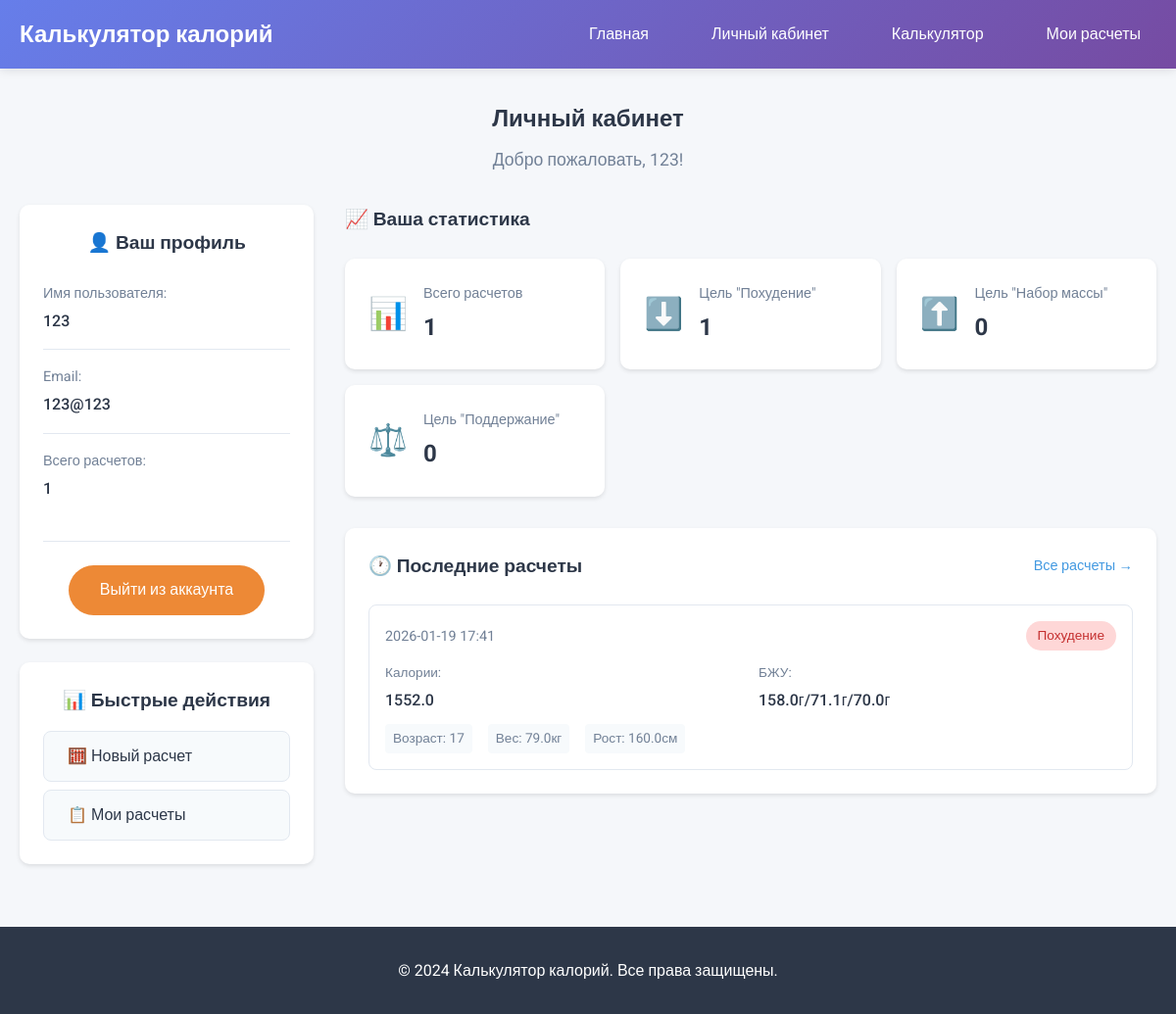
The app's page /dashboard (signed in) with its own data.
### tables this page shows
CREATE TABLE calculations (
            id INTEGER PRIMARY KEY AUTOINCREMENT,
            user_id INTEGER NOT NULL,
            timestamp DATETIME DEFAULT CURRENT_TIMESTAMP,
            gender TEXT NOT NULL,
            age INTEGER NOT NULL,
            weight REAL NOT NULL,
            height REAL NOT NULL,
            goal TEXT NOT NULL,
            activity TEXT NOT NULL,
            bmr REAL NOT NULL,
            tdee REAL NOT NULL,
            target_calories REAL NOT NULL,
            protein_g REAL NOT NULL,
            fat_g REAL NOT NULL,
            carbs_g REAL NOT NULL,
            protein_percent REAL NOT NULL,
            fat_percent REAL NOT NULL,
            carbs_percent REAL NOT NULL,
            FOREIGN KEY (user_id) REFERENCES users (id)
        );

### app.py (the view)
@app.route('/dashboard')
@login_required
def dashboard():
    user = session['user']
    calculations = CalorieCalculator.get_user_calculations(user['id'])
    return render_template('dashboard.html', calculations=calculations)

### app.py (called while the page is built)
@app.context_processor
def inject_user():
    user = None
    if 'user' in session:
        user = session['user']
    return dict(user=user)

def login_required(f):
    from functools import wraps
    @wraps(f)
    def decorated_function(*args, **kwargs):
        if 'user' not in session:
            flash('Пожалуйста, войдите в систему для доступа к этой странице', 'warning')
            return redirect(url_for('login'))
        return f(*args, **kwargs)
    return decorated_function

### database.py (called while the page is built)
def get_db_connection():
    conn = sqlite3.connect('data/calories.db')
    conn.row_factory = sqlite3.Row
    return conn

### models.py (called while the page is built)
    @staticmethod
    def get_user_calculations(user_id):
        conn = get_db_connection()
        cursor = conn.cursor()
        cursor.execute('''
            SELECT * FROM calculations
            WHERE user_id = ?
            ORDER BY timestamp DESC
        ''', (user_id,))
        calculations = cursor.fetchall()
        conn.close()
        return calculations

### templates/dashboard.html (shortened to what this page needs)
{% extends "base.html" %}
{% block content %}
<div class="dashboard-container">
    <div class="dashboard-header">
        <h2>Личный кабинет</h2>
        <p class="welcome-text">Добро пожаловать, {{ user.username }}!</p>
    </div>
    <div class="dashboard-grid">
        <div class="dashboard-sidebar">
            <div class="user-info-card">
                <h3>👤 Ваш профиль</h3>
                <div class="user-details">
                    <div class="detail-item">
                        <span class="label">Имя пользователя:</span>
                        <span class="value">{{ user.username }}</span>
                    </div>
                    {% if user.email %}
                    <div class="detail-item">
                        <span class="label">Email:</span>
                        <span class="value">{{ user.email }}</span>
                    </div>
                    {% endif %}
                    <div class="detail-item">
                        <span class="label">Всего расчетов:</span>
                        <span class="value">{{ calculations|length }}</span>
                    </div>
                </div>
                <div class="logout-section">
                    <a href="{{ url_for('logout') }}" class="btn btn-warning">Выйти из аккаунта</a>
                </div>
            </div>
            <div class="quick-actions">
                <h3>📊 Быстрые действия</h3>
                <a href="{{ url_for('calculate') }}" class="btn-action">
                    <span>🧮 Новый расчет</span>
                </a>
                <a href="{{ url_for('history') }}" class="btn-action">
                    <span>📋 Мои расчеты</span>
                </a>
            </div>
        </div>
        <div class="dashboard-main">
            <div class="stats-section">
                <h3>📈 Ваша статистика</h3>
                <div class="stats-grid">
                    <div class="stat-card">
                        <div class="stat-icon">📊</div>
                        <div class="stat-content">
                            <span class="stat-label">Всего расчетов</span>
                            <span class="stat-value">{{ calculations|length }}</span>
                        </div>
                    </div>
                    {% if calculations %}
                    {% set loss_count = calculations|selectattr('goal', 'equalto', 'loss')|list|length %}
                    {% set gain_count = calculations|selectattr('goal', 'equalto', 'gain')|list|length %}
                    {% set maint_count = calculations|selectattr('goal', 'equalto', 'maintenance')|list|length %}
                    <div class="stat-card">
                        <div class="stat-icon">⬇️</div>
                        <div class="stat-content">
                            <span class="stat-label">Цель "Похудение"</span>
                            <span class="stat-value">{{ loss_count }}</span>
                        </div>
                    </div>
                    <div class="stat-card">
                        <div class="stat-icon">⬆️</div>
                        <div class="stat-content">
                            <span class="stat-label">Цель "Набор массы"</span>
                            <span class="stat-value">{{ gain_count }}</span>
                        </div>
                    </div>
                    <div class="stat-card">
                        <div class="stat-icon">⚖️</div>
                        <div class="stat-content">
                            <span class="stat-label">Цель "Поддержание"</span>
                            <span class="stat-value">{{ maint_count }}</span>
                        </div>
                    </div>
                    {% endif %}
                </div>
            </div>
            {% if calculations %}
            <div class="recent-calculations">
                <div class="section-header">
                    <h3>🕐 Последние расчеты</h3>
                    <a href="{{ url_for('history') }}" class="view-all">Все расчеты →</a>
                </div>
                <div class="calculations-list">
                    {% for calc in calculations[:5] %}
                    <div class="calculation-item">
                        <div class="calc-header">
                            <span class="calc-date">{{ calc.timestamp[:16] }}</span>
                            <span class="calc-goal {{ calc.goal }}">
                                {{ "Похудение" if calc.goal == 'loss' else "Набор массы" if calc.goal == 'gain' else "Поддержание" }}
                            </span>
                        </div>
                        <div class="calc-details">
                            <div class="calc-detail">
                                <span class="label">Калории:</span>
                                <span class="value">{{ calc.target_calories }}</span>
                            </div>
                            <div class="calc-detail">
                                <span class="label">БЖУ:</span>
                                <span class="value">{{ calc.protein_g }}г/{{ calc.fat_g }}г/{{ calc.carbs_g }}г</span>
                            </div>
                        </div>
                        <div class="calc-params">
                            <span class="param">Возраст: {{ calc.age }}</span>
                            <span class="param">Вес: {{ calc.weight }}кг</span>
                            <span class="param">Рост: {{ calc.height }}см</span>
                        </div>
                    </div>
                    {% endfor %}
                </div>
            </div>
            {% endif %}
        </div>
    </div>
</div>
{% endblock %}

### static/style.css (style rules this page uses)
* { margin: 0; padding: 0; box-sizing: border-box; }
body { font-family: 'Roboto', sans-serif; line-height: 1.6; color: #333; background-color: #f5f7fa; }
.btn { display: inline-block; padding: 0.8rem 2rem; border-radius: 50px; text-decoration: none; font-weight: 500; transition: all 0.3s; border: none; cursor: pointer; font-size: 1rem; }
.btn-warning { background: #ed8936; color: white; }
.welcome-text { color: #718096; text-align: center; margin-bottom: 2rem; }
.dashboard-container { margin: 2rem auto; max-width: 1200px; }
.dashboard-header { margin-bottom: 2rem; text-align: center; }
.dashboard-header h2 { color: #2d3748; margin-bottom: 0.5rem; }
.welcome-text { color: #718096; font-size: 1.1rem; }
.dashboard-grid { display: grid; grid-template-columns: 300px 1fr; gap: 2rem; }
.dashboard-sidebar { display: flex; flex-direction: column; gap: 1.5rem; }
.user-info-card { background: white; padding: 1.5rem; border-radius: 10px; box-shadow: 0 2px 4px rgba(0,0,0,0.1); }
.user-info-card h3 { color: #2d3748; margin-bottom: 1.5rem; font-size: 1.2rem; text-align: center; }
.user-details { margin-bottom: 1.5rem; }
.detail-item { margin-bottom: 1rem; padding-bottom: 1rem; border-bottom: 1px solid #e2e8f0; }
.detail-item:last-child { border-bottom: none; margin-bottom: 0; }
.detail-item .label { display: block; color: #718096; font-size: 0.9rem; margin-bottom: 0.25rem; }
.detail-item .value { font-size: 1rem; color: #2d3748; font-weight: 500; }
.logout-section { margin-top: 1.5rem; padding-top: 1.5rem; border-top: 1px solid #e2e8f0; text-align: center; }
.quick-actions { background: white; padding: 1.5rem; border-radius: 10px; box-shadow: 0 2px 4px rgba(0,0,0,0.1); }
.quick-actions h3 { color: #2d3748; margin-bottom: 1rem; font-size: 1.2rem; text-align: center; }
.btn-action { display: flex; align-items: center; padding: 0.75rem 1rem; background: #f7fafc; border: 1px solid #e2e8f0; border-radius: 8px; color: #2d3748; text-decoration: none; margin-bottom: 0.5rem; transition: all 0.2s; }
.btn-action:last-child { margin-bottom: 0; }
.btn-action span { margin-left: 0.5rem; font-weight: 500; }
.stats-section { margin-bottom: 2rem; }
.stats-section h3 { color: #2d3748; margin-bottom: 1.5rem; font-size: 1.2rem; }
.stats-grid { display: grid; grid-template-columns: repeat(auto-fit, minmax(200px, 1fr)); gap: 1rem; }
.stat-card { background: white; padding: 1.5rem; border-radius: 10px; box-shadow: 0 2px 4px rgba(0,0,0,0.1); display: flex; align-items: center; }
.stat-icon { font-size: 2rem; margin-right: 1rem; }
.stat-content { flex: 1; }
.stat-label { display: block; color: #718096; font-size: 0.9rem; margin-bottom: 0.25rem; }
.stat-value { font-size: 1.5rem; font-weight: 700; color: #2d3748; }
.recent-calculations { background: white; padding: 1.5rem; border-radius: 10px; box-shadow: 0 2px 4px rgba(0,0,0,0.1); }
.section-header { display: flex; justify-content: space-between; align-items: center; margin-bottom: 1.5rem; }
.section-header h3 { color: #2d3748; font-size: 1.2rem; margin: 0; }
.view-all { color: #4299e1; text-decoration: none; font-weight: 500; font-size: 0.9rem; }
.calculations-list { display: flex; flex-direction: column; gap: 1rem; }
.calculation-item { padding: 1rem; border: 1px solid #e2e8f0; border-radius: 8px; transition: all 0.2s; }
.calc-header { display: flex; justify-content: space-between; align-items: center; margin-bottom: 0.75rem; }
.calc-date { color: #718096; font-size: 0.9rem; }
.calc-goal { font-size: 0.85rem; padding: 0.25rem 0.75rem; border-radius: 20px; font-weight: 500; }
.calc-goal.loss { background: #fed7d7; color: #c53030; }
.calc-details { display: grid; grid-template-columns: 1fr 1fr; gap: 1rem; margin-bottom: 0.75rem; }
.calc-detail { display: flex; flex-direction: column; }
.calc-detail .label { color: #718096; font-size: 0.85rem; margin-bottom: 0.25rem; }
.calc-detail .value { font-weight: 500; color: #2d3748; }
.calc-params { display: flex; gap: 1rem; flex-wrap: wrap; }
.calc-params .param { font-size: 0.85rem; color: #718096; padding: 0.25rem 0.5rem; background: #f7fafc; border-radius: 4px; }

### records on screen
calculations: timestamp "2026-01-19 17:41", goal "Похудение", target_calories "1552.0", protein_g "158.0", fat_g "71.1", carbs_g "70.0", age "17", weight "79.0", height "160.0"

### other values on screen
{{ user.username }} "123"
{{ user.email }} "123@123"
{{ calculations|length }} "1"
{{ loss_count }} "1"
{{ gain_count }} "0"
{{ maint_count }} "0"
